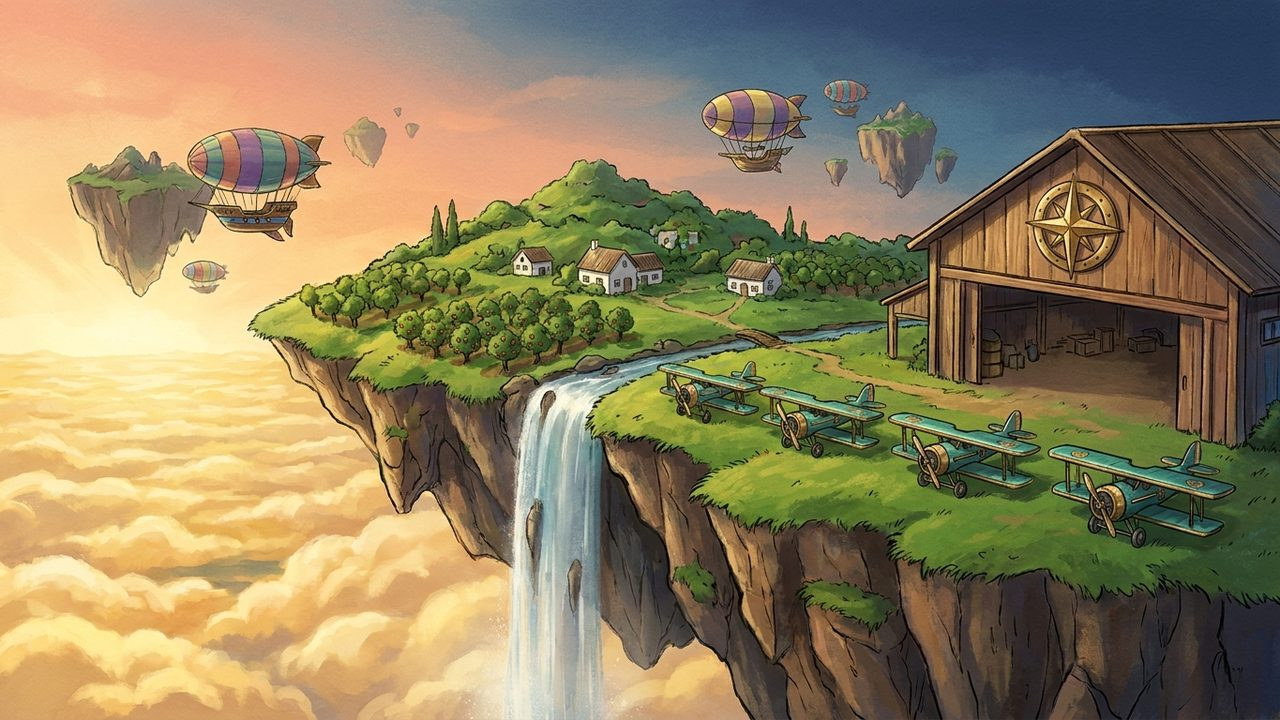
#> input picture assets/images/chapters/chapter1.jpg, 1280 x 720 px
$ python -i generate_app_icon.py   (imports and definitions only)
#> lines starting #> are read from the running program, lines starting #| are printed output that depends on the picture
#> `picture = cv2.imread('../assets/images/chapters/chapter1.jpg', cv2.IMR..`:
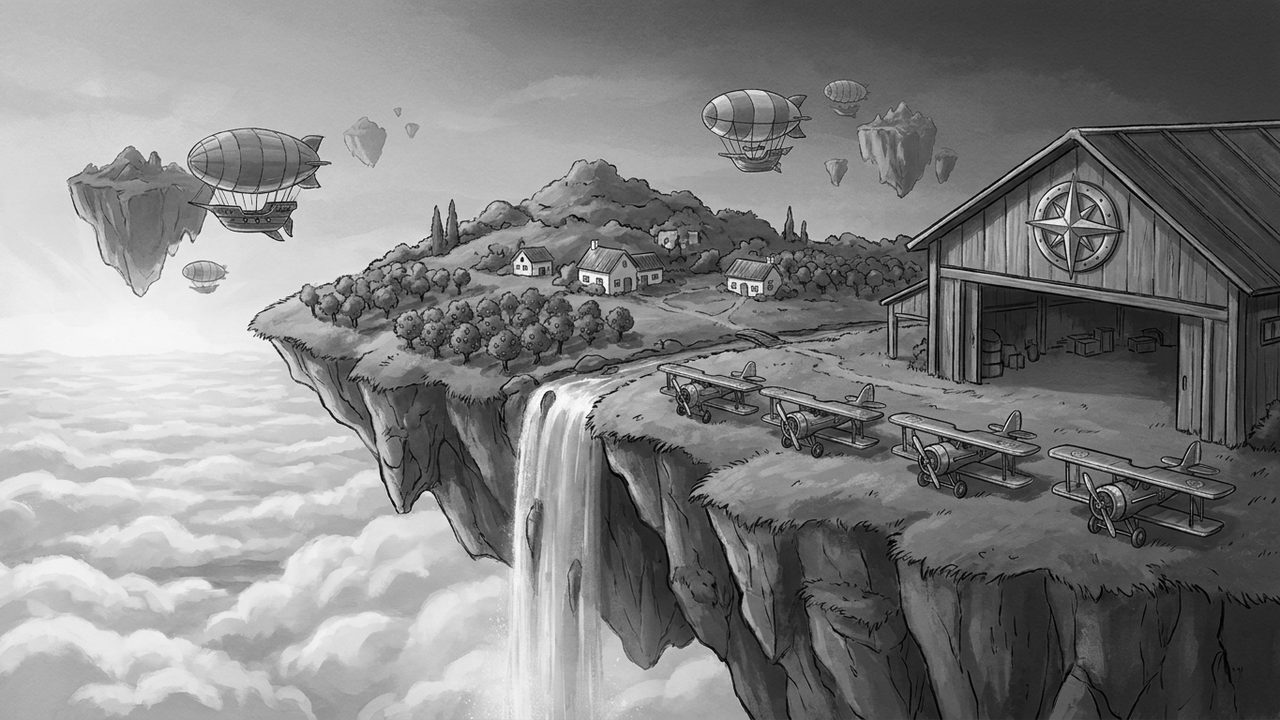
#> picture: shape (720, 1280); min 0, max 255, mean 130.3
#!/usr/bin/env python3
"""Builds every app icon from one square source image.

  python3 tool/generate_app_icon.py assets/branding/app_icon_source.png \
      [--preview /some/where/icon_preview.png]

Writes:
  iOS      ios/Runner/Assets.xcassets/AppIcon.appiconset/*  (sizes read
           from Contents.json; no alpha channel, App Store rejects it)
  Android  mipmap-*/ic_launcher.png (square, for old launchers) and an
           adaptive icon (Android 8+): the picture as the background layer,
           a transparent foreground. Launchers crop the adaptive layer to
           roughly its middle two thirds, so keep the subject centred.
  Web      web/icons/Icon-192/512 (+ maskable) and web/favicon.png

--preview draws the icon the way phones show it (rounded square, circle,
small sizes) so a candidate can be judged before it is chosen.

The source must be square-ish and at least 1024 px; it is centre-cropped
to a square. Edit the source, never the generated files. Needs Pillow.
"""

import argparse
import json
import pathlib
import sys

from PIL import Image, ImageDraw, ImageStat

ROOT = pathlib.Path(__file__).resolve().parent.parent
IOS = ROOT / "ios/Runner/Assets.xcassets/AppIcon.appiconset"
ANDROID = ROOT / "android/app/src/main/res"
WEB = ROOT / "web"

DENSITIES = {"mdpi": 1, "hdpi": 1.5, "xhdpi": 2, "xxhdpi": 3, "xxxhdpi": 4}

# Share of an Android adaptive layer the picture fills. Launchers show
# only the middle 72 of its 108 dp, so a full-size picture loses its
# edges; at this size the circle keeps nearly all of it.
ADAPTIVE_INSET = 0.68
# Web maskable icons promise only a centre circle of 80 percent.
MASKABLE_INSET = 0.84

ADAPTIVE_XML = """<?xml version="1.0" encoding="utf-8"?>
<adaptive-icon xmlns:android="http://schemas.android.com/apk/res/android">
    <background android:drawable="@mipmap/ic_launcher_background"/>
    <foreground android:drawable="@mipmap/ic_launcher_foreground"/>
</adaptive-icon>
"""


# [17 lines left out: function load, not called in this run]


def sized(img: Image.Image, px: int) -> Image.Image:
    return img.resize((px, px), Image.LANCZOS)


# [52 lines left out: functions edge_colour, inset, ios, android, web, not called in this run]


def preview(img: Image.Image, out: pathlib.Path) -> None:
    """Home-screen sizes on a dark and a light wallpaper."""
#> called with out = 'out.png'
    sheet = Image.new("RGB", (1000, 420), (30, 34, 44))
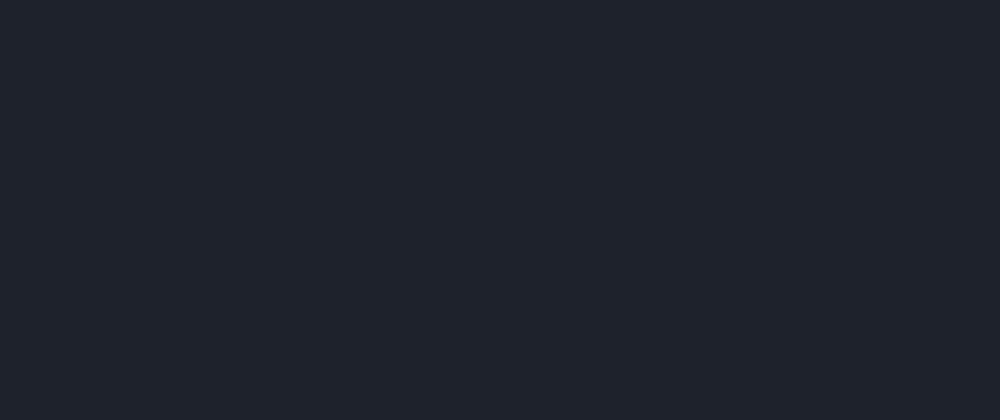
#> sheet: PIL image 1000x420 RGB; mean R, G, B 30, 34, 44
    light = Image.new("RGB", (1000, 210), (226, 222, 214))
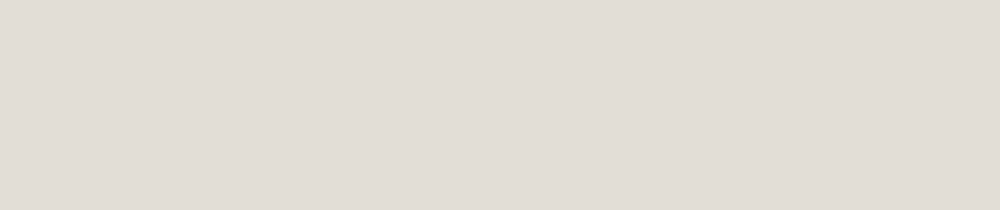
#> light: PIL image 1000x210 RGB; mean R, G, B 226, 222, 214
    sheet.paste(light, (0, 210))
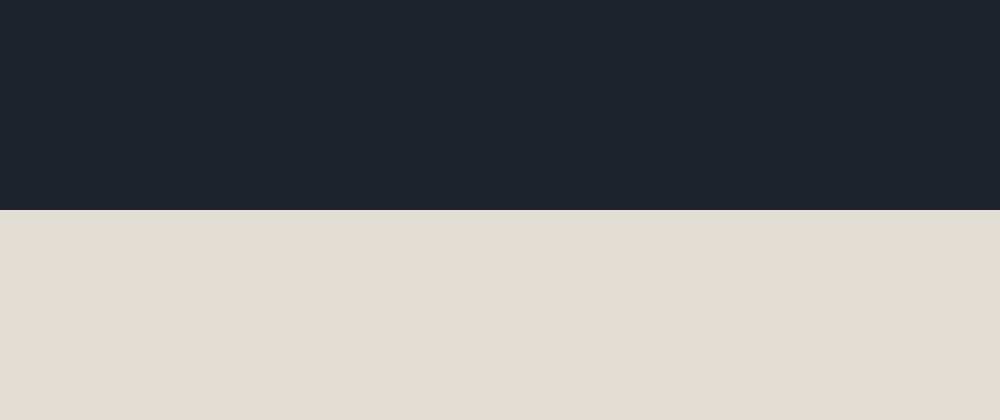
#> sheet: PIL image 1000x420 RGB; mean R, G, B 128, 128, 129
    for row, y0 in enumerate((20, 230)):
        x = 30
        for px, shape in ((180, "ios"), (120, "ios"), (60, "ios"), (180, "circle"), (96, "circle"), (40, "ios")):
            icon = sized(img, px * 2).resize((px, px), Image.LANCZOS)
            mask = Image.new("L", (px, px), 0)
            d = ImageDraw.Draw(mask)
            if shape == "ios":
                d.rounded_rectangle((0, 0, px - 1, px - 1), radius=round(px * 0.225), fill=255)
            else:
                # Android shows the middle 72 of the adaptive layer's 108 dp.
                layer = inset(img, round(px * 1.5), ADAPTIVE_INSET)
                off = (layer.size[0] - px) // 2
                icon = layer.crop((off, off, off + px, off + px))
                d.ellipse((0, 0, px - 1, px - 1), fill=255)
            sheet.paste(icon, (x, y0 + (180 - px) // 2), mask)
            x += px + 30
    sheet.save(out)


# [12 lines left out: function main, not called in this run]


# [2 lines not run here, left out]

>>> import cv2
>>> picture = cv2.imread('../assets/images/chapters/chapter1.jpg', cv2.IMREAD_GRAYSCALE)
#> (the run stopped early here; a loop or call above may not have finished)

$ run again, on assets/images/chapters/chapter3.jpg
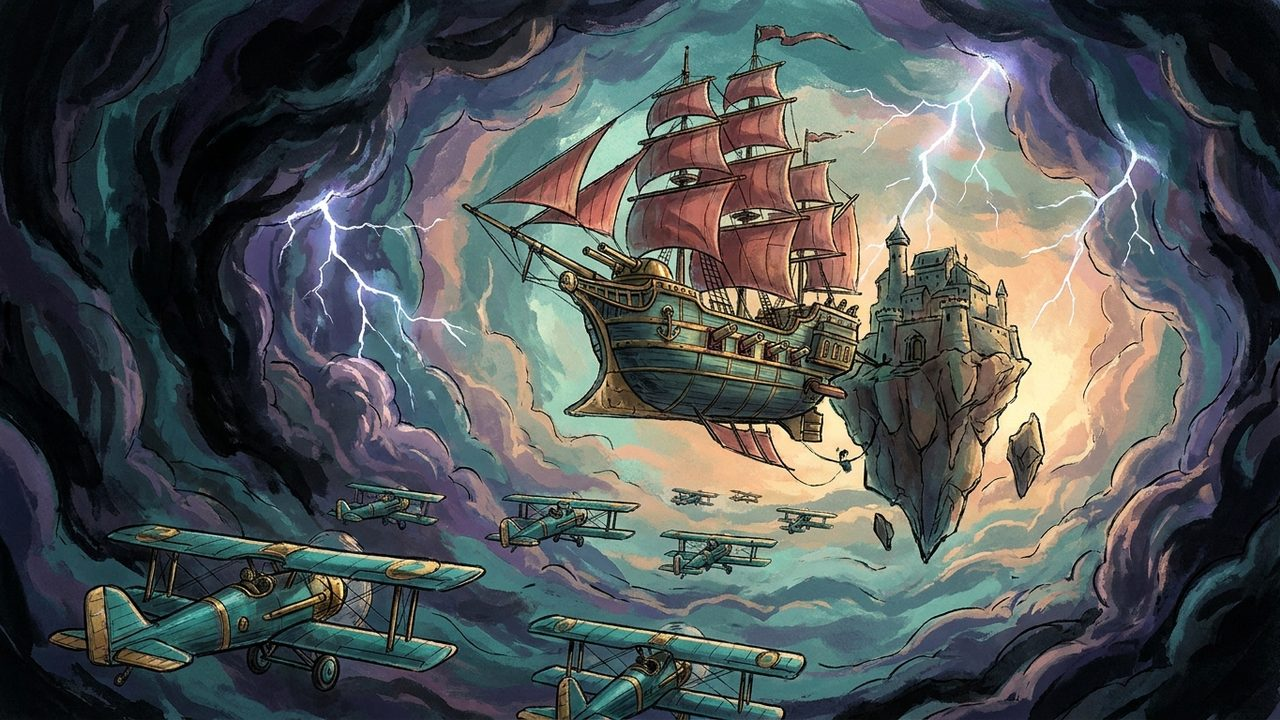
#> input picture assets/images/chapters/chapter3.jpg, 1280 x 720 px
#> `picture = cv2.imread('../assets/images/chapters/chapter1.jpg', cv2.IMR..`:
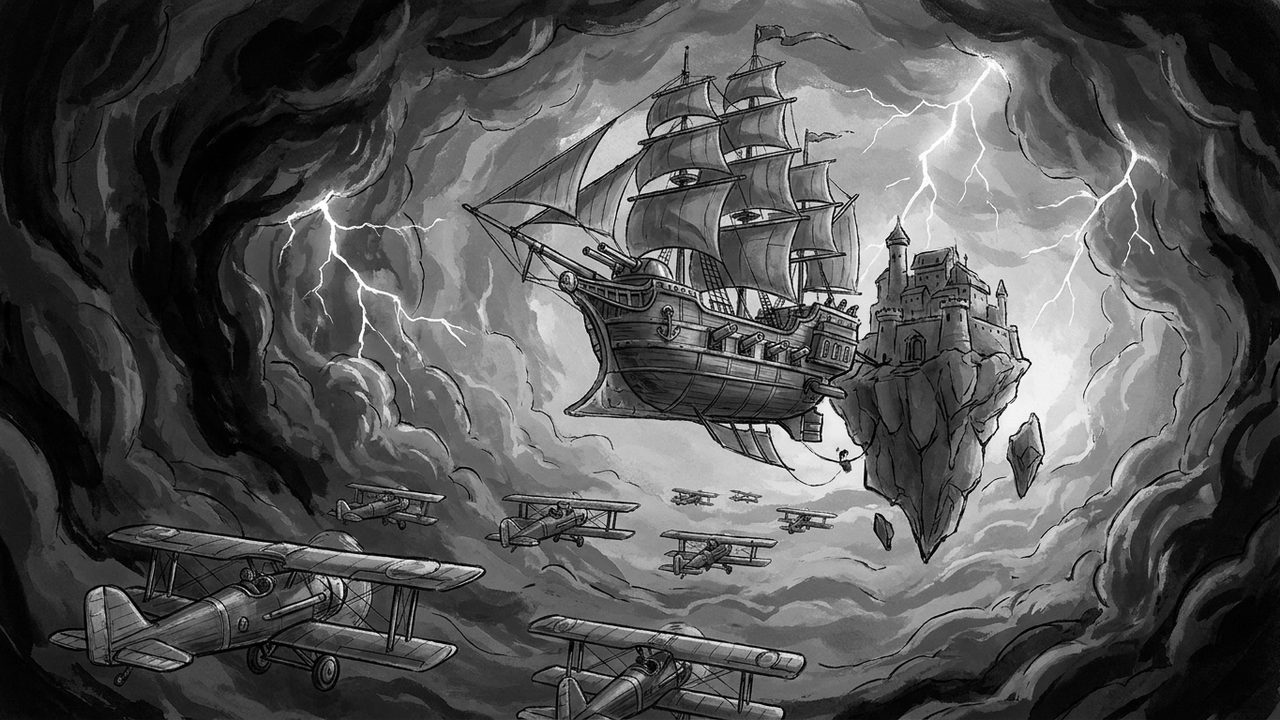
#> picture: shape (720, 1280); min 0, max 255, mean 83.4
